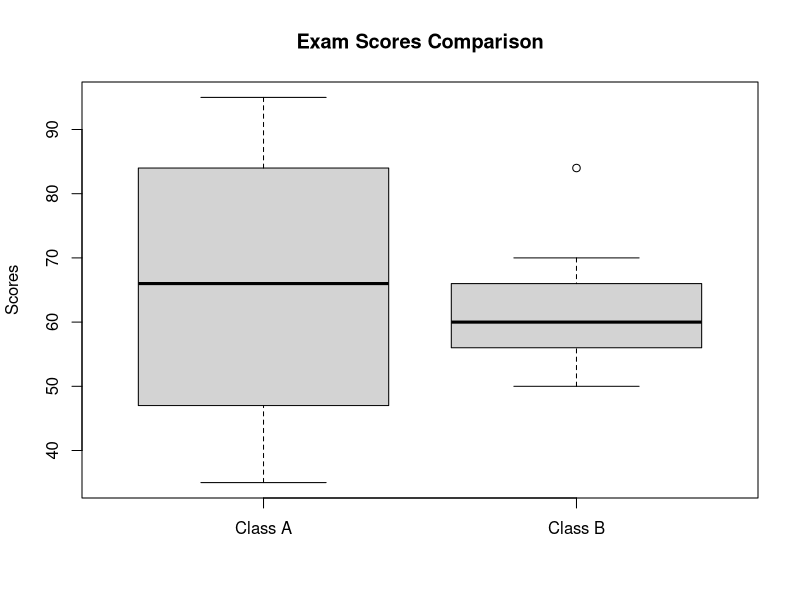

Generate this figure with R:
classA <- c(76, 35, 47, 64, 95, 66, 89, 36, 84)
classB <- c(51, 56, 84, 60, 59, 70, 63, 66, 50)
meanA <- mean(classA)
medianA <- median(classA)
rangeA <- max(classA) - min(classA)
meanB <- mean(classB)
medianB <- median(classB)
rangeB <- max(classB) - min(classB)
cat("Class A:\n")
cat("Mean:", meanA, "\n")
cat("Median:", medianA, "\n")
cat("Range:", rangeA, "\n\n")

cat("Class B:\n")
cat("Mean:", meanB, "\n")
cat("Median:", medianB, "\n")
cat("Range:", rangeB, "\n")
boxplot(classA, classB, names = c("Class A", "Class B"), main = "Exam Scores Comparison", ylab = "Scores")

cat("\nInferences:\n")
cat("1. Class A has a higher mean score.\n")
cat("2. Class B has a higher median score.\n")
cat("3. Class A has a larger range of scores.\n")